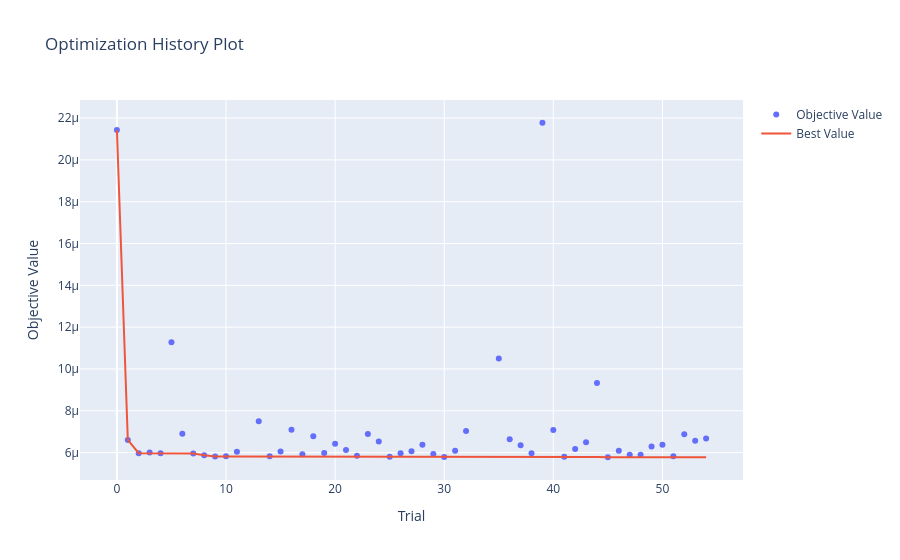
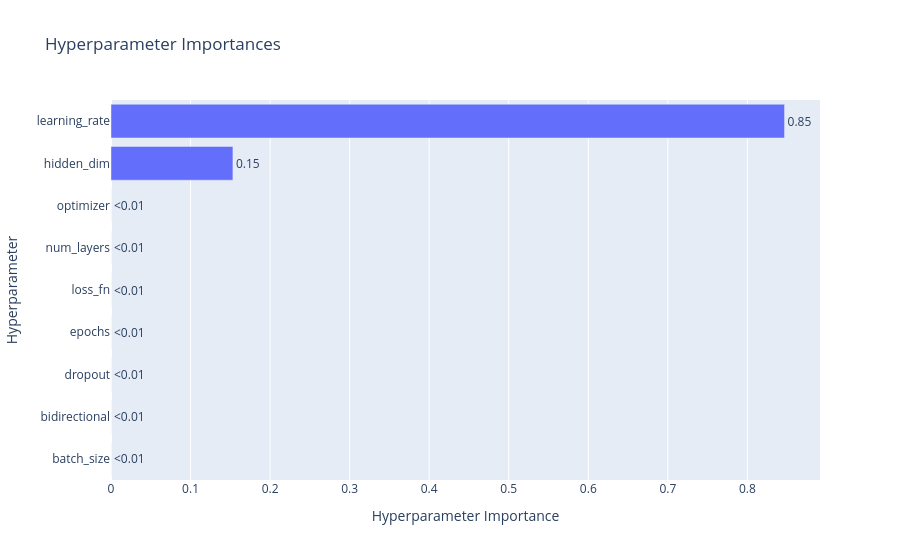
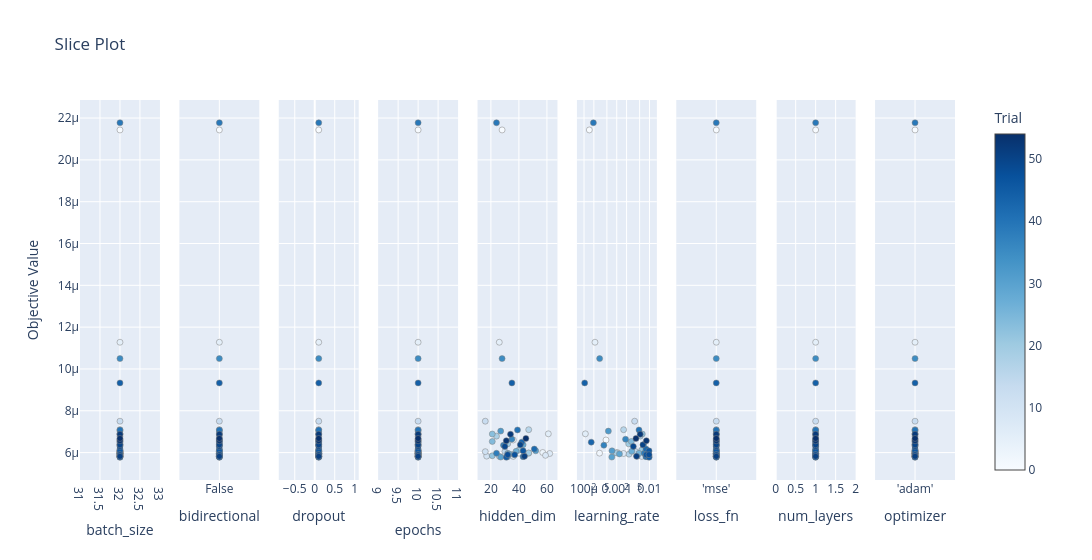

Notebook code for these charts, in order:
### Markdown cell above
### 6. Plot Optuna Optimization Visualizations

We load the Optuna study programmatically from SQLite and render native interactive plots using Optuna's native Plotly backend.

### Code cell
optuna_storage = settings.DATABASE_URL.replace("sqlite+pysqlite://", "sqlite://")
try:
    study = optuna.load_study(study_name=config["study_name"], storage=optuna_storage)
    print(f"Loaded study '{study.study_name}' containing {len(study.trials)} trials.")
    print(f"Best trial: {study.best_trial.number} | Best Value: {study.best_value}")

    # Render native Plotly plots
    fig1 = optuna.visualization.plot_optimization_history(study)
    fig1.show()

    if len(study.trials) > 1:
        fig2 = optuna.visualization.plot_param_importances(study)
        fig2.show()
        
        fig3 = optuna.visualization.plot_slice(study)
        fig3.show()
except Exception as e:
    print("Could not load or plot Optuna study visualizations:", e)

### Figure 1 — Plotly figure (JSON) as saved in the notebook; plotly's stock layout.template omitted (floating-point values rounded to 4 significant figures)
{"data": [{"mode": "markers", "name": "Objective Value", "type": "scatter", "x": [0, 1, 2, 3, 4, 5, 6, 7, 8, 9, 10, 11, 13, 14, 15, 16, 17, 18, 19, 20, 21, 22, 23, 24, 25, 26, 27, 28, 29, 30, 31, 32, 35, 36, 37, 38, 39, 40, 41, 42, 43, 44, 45, 46, 47, 48, 49, 50, 51, 52, 53, 54], "y": [2.143e-05, 6.603e-06, 5.973e-06, 6.004e-06, 5.969e-06, 1.128e-05, 6.897e-06, 5.956e-06, 5.869e-06, 5.817e-06, 5.83e-06, 6.043e-06, 7.501e-06, 5.823e-06, 6.049e-06, 7.094e-06, 5.924e-06, 6.786e-06, 5.984e-06, 6.417e-06, 6.12e-06, 5.85e-06, 6.887e-06, 6.531e-06, 5.803e-06, 5.962e-06, 6.06e-06, 6.376e-06, 5.937e-06, 5.785e-06, 6.084e-06, 7.026e-06, 1.049e-05, 6.638e-06, 6.353e-06, 5.967e-06, 2.178e-05, 7.082e-06, 5.805e-06, 6.169e-06, 6.498e-06, 9.331e-06, 5.777e-06, 6.083e-06, 5.892e-06, 5.9e-06, 6.296e-06, 6.37e-06, 5.822e-06, 6.877e-06, 6.565e-06, 6.676e-06]}, {"mode": "lines", "name": "Best Value", "type": "scatter", "x": [0, 1, 2, 3, 4, 5, 6, 7, 8, 9, 10, 11, 12, 13, 14, 15, 16, 17, 18, 19, 20, 21, 22, 23, 24, 25, 26, 27, 28, 29, 30, 31, 32, 33, 34, 35, 36, 37, 38, 39, 40, 41, 42, 43, 44, 45, 46, 47, 48, 49, 50, 51, 52, 53, 54], "y": [2.143e-05, 6.603e-06, 5.973e-06, 5.973e-06, 5.969e-06, 5.969e-06, 5.969e-06, 5.956e-06, 5.869e-06, 5.817e-06, 5.817e-06, 5.817e-06, 5.817e-06, 5.817e-06, 5.817e-06, 5.817e-06, 5.817e-06, 5.817e-06, 5.817e-06, 5.817e-06, 5.817e-06, 5.817e-06, 5.817e-06, 5.817e-06, 5.817e-06, 5.803e-06, 5.803e-06, 5.803e-06, 5.803e-06, 5.803e-06, 5.785e-06, 5.785e-06, 5.785e-06, 5.785e-06, 5.785e-06, 5.785e-06, 5.785e-06, 5.785e-06, 5.785e-06, 5.785e-06, 5.785e-06, 5.785e-06, 5.785e-06, 5.785e-06, 5.785e-06, 5.777e-06, 5.777e-06, 5.777e-06, 5.777e-06, 5.777e-06, 5.777e-06, 5.777e-06, 5.777e-06, 5.777e-06, 5.777e-06]}, {"marker": {"color": "#cccccc"}, "mode": "markers", "name": "Infeasible Trial", "showlegend": false, "type": "scatter", "x": [], "y": []}], "layout": {"title": {"text": "Optimization History Plot"}, "xaxis": {"title": {"text": "Trial"}}, "yaxis": {"title": {"text": "Objective Value"}}}}

### Figure 2 — Plotly figure (JSON) as saved in the notebook; plotly's stock layout.template omitted (floating-point values rounded to 4 significant figures)
{"data": [{"cliponaxis": false, "hovertemplate": ["batch_size (IntDistribution): 0.0<extra></extra>", "bidirectional (CategoricalDistribution): 0.0<extra></extra>", "dropout (FloatDistribution): 0.0<extra></extra>", "epochs (IntDistribution): 0.0<extra></extra>", "loss_fn (CategoricalDistribution): 0.0<extra></extra>", "num_layers (IntDistribution): 0.0<extra></extra>", "optimizer (CategoricalDistribution): 0.0<extra></extra>", "hidden_dim (IntDistribution): 0.1532657962365552<extra></extra>", "learning_rate (FloatDistribution): 0.8467342037634449<extra></extra>"], "name": "Objective Value", "orientation": "h", "text": ["<0.01", "<0.01", "<0.01", "<0.01", "<0.01", "<0.01", "<0.01", "0.15", "0.85"], "textposition": "outside", "type": "bar", "x": [0, 0, 0, 0, 0, 0, 0, 0.1533, 0.8467], "y": ["batch_size", "bidirectional", "dropout", "epochs", "loss_fn", "num_layers", "optimizer", "hidden_dim", "learning_rate"]}], "layout": {"title": {"text": "Hyperparameter Importances"}, "xaxis": {"title": {"text": "Hyperparameter Importance"}}, "yaxis": {"title": {"text": "Hyperparameter"}}}}

### Figure 3 — Plotly figure (JSON) as saved in the notebook; plotly's stock layout.template omitted (floating-point values rounded to 4 significant figures)
{"data": [{"marker": {"color": [0, 1, 2, 3, 4, 5, 6, 7, 8, 9, 10, 11, 13, 14, 15, 16, 17, 18, 19, 20, 21, 22, 23, 24, 25, 26, 27, 28, 29, 30, 31, 32, 35, 36, 37, 38, 39, 40, 41, 42, 43, 44, 45, 46, 47, 48, 49, 50, 51, 52, 53, 54], "colorbar": {"title": {"text": "Trial"}, "x": 1, "xpad": 40}, "colorscale": [[0, "rgb(247,251,255)"], [0.125, "rgb(222,235,247)"], [0.25, "rgb(198,219,239)"], [0.375, "rgb(158,202,225)"], [0.5, "rgb(107,174,214)"], [0.625, "rgb(66,146,198)"], [0.75, "rgb(33,113,181)"], [0.875, "rgb(8,81,156)"], [1, "rgb(8,48,107)"]], "line": {"color": "Grey", "width": 0.5}, "showscale": true}, "mode": "markers", "name": "Feasible Trial", "showlegend": false, "type": "scatter", "x": [32, 32, 32, 32, 32, 32, 32, 32, 32, 32, 32, 32, 32, 32, 32, 32, 32, 32, 32, 32, 32, 32, 32, 32, 32, 32, 32, 32, 32, 32, 32, 32, 32, 32, 32, 32, 32, 32, 32, 32, 32, 32, 32, 32, 32, 32, 32, 32, 32, 32, 32, 32], "xaxis": "x", "y": [2.143e-05, 6.603e-06, 5.973e-06, 6.004e-06, 5.969e-06, 1.128e-05, 6.897e-06, 5.956e-06, 5.869e-06, 5.817e-06, 5.83e-06, 6.043e-06, 7.501e-06, 5.823e-06, 6.049e-06, 7.094e-06, 5.924e-06, 6.786e-06, 5.984e-06, 6.417e-06, 6.12e-06, 5.85e-06, 6.887e-06, 6.531e-06, 5.803e-06, 5.962e-06, 6.06e-06, 6.376e-06, 5.937e-06, 5.785e-06, 6.084e-06, 7.026e-06, 1.049e-05, 6.638e-06, 6.353e-06, 5.967e-06, 2.178e-05, 7.082e-06, 5.805e-06, 6.169e-06, 6.498e-06, 9.331e-06, 5.777e-06, 6.083e-06, 5.892e-06, 5.9e-06, 6.296e-06, 6.37e-06, 5.822e-06, 6.877e-06, 6.565e-06, 6.676e-06], "yaxis": "y"}, {"marker": {"color": [0, 1, 2, 3, 4, 5, 6, 7, 8, 9, 10, 11, 13, 14, 15, 16, 17, 18, 19, 20, 21, 22, 23, 24, 25, 26, 27, 28, 29, 30, 31, 32, 35, 36, 37, 38, 39, 40, 41, 42, 43, 44, 45, 46, 47, 48, 49, 50, 51, 52, 53, 54], "colorbar": {"title": {"text": "Trial"}, "x": 1, "xpad": 40}, "colorscale": [[0, "rgb(247,251,255)"], [0.125, "rgb(222,235,247)"], [0.25, "rgb(198,219,239)"], [0.375, "rgb(158,202,225)"], [0.5, "rgb(107,174,214)"], [0.625, "rgb(66,146,198)"], [0.75, "rgb(33,113,181)"], [0.875, "rgb(8,81,156)"], [1, "rgb(8,48,107)"]], "line": {"color": "Grey", "width": 0.5}, "showscale": false}, "mode": "markers", "name": "Feasible Trial", "showlegend": false, "type": "scatter", "x": ["False", "False", "False", "False", "False", "False", "False", "False", "False", "False", "False", "False", "False", "False", "False", "False", "False", "False", "False", "False", "False", "False", "False", "False", "False", "False", "False", "False", "False", "False", "False", "False", "False", "False", "False", "False", "False", "False", "False", "False", "False", "False", "False", "False", "False", "False", "False", "False", "False", "False", "False", "False"], "xaxis": "x2", "y": [2.143e-05, 6.603e-06, 5.973e-06, 6.004e-06, 5.969e-06, 1.128e-05, 6.897e-06, 5.956e-06, 5.869e-06, 5.817e-06, 5.83e-06, 6.043e-06, 7.501e-06, 5.823e-06, 6.049e-06, 7.094e-06, 5.924e-06, 6.786e-06, 5.984e-06, 6.417e-06, 6.12e-06, 5.85e-06, 6.887e-06, 6.531e-06, 5.803e-06, 5.962e-06, 6.06e-06, 6.376e-06, 5.937e-06, 5.785e-06, 6.084e-06, 7.026e-06, 1.049e-05, 6.638e-06, 6.353e-06, 5.967e-06, 2.178e-05, 7.082e-06, 5.805e-06, 6.169e-06, 6.498e-06, 9.331e-06, 5.777e-06, 6.083e-06, 5.892e-06, 5.9e-06, 6.296e-06, 6.37e-06, 5.822e-06, 6.877e-06, 6.565e-06, 6.676e-06], "yaxis": "y2"}, {"marker": {"color": [0, 1, 2, 3, 4, 5, 6, 7, 8, 9, 10, 11, 13, 14, 15, 16, 17, 18, 19, 20, 21, 22, 23, 24, 25, 26, 27, 28, 29, 30, 31, 32, 35, 36, 37, 38, 39, 40, 41, 42, 43, 44, 45, 46, 47, 48, 49, 50, 51, 52, 53, 54], "colorbar": {"title": {"text": "Trial"}, "x": 1, "xpad": 40}, "colorscale": [[0, "rgb(247,251,255)"], [0.125, "rgb(222,235,247)"], [0.25, "rgb(198,219,239)"], [0.375, "rgb(158,202,225)"], [0.5, "rgb(107,174,214)"], [0.625, "rgb(66,146,198)"], [0.75, "rgb(33,113,181)"], [0.875, "rgb(8,81,156)"], [1, "rgb(8,48,107)"]], "line": {"color": "Grey", "width": 0.5}, "showscale": false}, "mode": "markers", "name": "Feasible Trial", "showlegend": false, "type": "scatter", "x": [0.1, 0.1, 0.1, 0.1, 0.1, 0.1, 0.1, 0.1, 0.1, 0.1, 0.1, 0.1, 0.1, 0.1, 0.1, 0.1, 0.1, 0.1, 0.1, 0.1, 0.1, 0.1, 0.1, 0.1, 0.1, 0.1, 0.1, 0.1, 0.1, 0.1, 0.1, 0.1, 0.1, 0.1, 0.1, 0.1, 0.1, 0.1, 0.1, 0.1, 0.1, 0.1, 0.1, 0.1, 0.1, 0.1, 0.1, 0.1, 0.1, 0.1, 0.1, 0.1], "xaxis": "x3", "y": [2.143e-05, 6.603e-06, 5.973e-06, 6.004e-06, 5.969e-06, 1.128e-05, 6.897e-06, 5.956e-06, 5.869e-06, 5.817e-06, 5.83e-06, 6.043e-06, 7.501e-06, 5.823e-06, 6.049e-06, 7.094e-06, 5.924e-06, 6.786e-06, 5.984e-06, 6.417e-06, 6.12e-06, 5.85e-06, 6.887e-06, 6.531e-06, 5.803e-06, 5.962e-06, 6.06e-06, 6.376e-06, 5.937e-06, 5.785e-06, 6.084e-06, 7.026e-06, 1.049e-05, 6.638e-06, 6.353e-06, 5.967e-06, 2.178e-05, 7.082e-06, 5.805e-06, 6.169e-06, 6.498e-06, 9.331e-06, 5.777e-06, 6.083e-06, 5.892e-06, 5.9e-06, 6.296e-06, 6.37e-06, 5.822e-06, 6.877e-06, 6.565e-06, 6.676e-06], "yaxis": "y3"}, {"marker": {"color": [0, 1, 2, 3, 4, 5, 6, 7, 8, 9, 10, 11, 13, 14, 15, 16, 17, 18, 19, 20, 21, 22, 23, 24, 25, 26, 27, 28, 29, 30, 31, 32, 35, 36, 37, 38, 39, 40, 41, 42, 43, 44, 45, 46, 47, 48, 49, 50, 51, 52, 53, 54], "colorbar": {"title": {"text": "Trial"}, "x": 1, "xpad": 40}, "colorscale": [[0, "rgb(247,251,255)"], [0.125, "rgb(222,235,247)"], [0.25, "rgb(198,219,239)"], [0.375, "rgb(158,202,225)"], [0.5, "rgb(107,174,214)"], [0.625, "rgb(66,146,198)"], [0.75, "rgb(33,113,181)"], [0.875, "rgb(8,81,156)"], [1, "rgb(8,48,107)"]], "line": {"color": "Grey", "width": 0.5}, "showscale": false}, "mode": "markers", "name": "Feasible Trial", "showlegend": false, "type": "scatter", "x": [10, 10, 10, 10, 10, 10, 10, 10, 10, 10, 10, 10, 10, 10, 10, 10, 10, 10, 10, 10, 10, 10, 10, 10, 10, 10, 10, 10, 10, 10, 10, 10, 10, 10, 10, 10, 10, 10, 10, 10, 10, 10, 10, 10, 10, 10, 10, 10, 10, 10, 10, 10], "xaxis": "x4", "y": [2.143e-05, 6.603e-06, 5.973e-06, 6.004e-06, 5.969e-06, 1.128e-05, 6.897e-06, 5.956e-06, 5.869e-06, 5.817e-06, 5.83e-06, 6.043e-06, 7.501e-06, 5.823e-06, 6.049e-06, 7.094e-06, 5.924e-06, 6.786e-06, 5.984e-06, 6.417e-06, 6.12e-06, 5.85e-06, 6.887e-06, 6.531e-06, 5.803e-06, 5.962e-06, 6.06e-06, 6.376e-06, 5.937e-06, 5.785e-06, 6.084e-06, 7.026e-06, 1.049e-05, 6.638e-06, 6.353e-06, 5.967e-06, 2.178e-05, 7.082e-06, 5.805e-06, 6.169e-06, 6.498e-06, 9.331e-06, 5.777e-06, 6.083e-06, 5.892e-06, 5.9e-06, 6.296e-06, 6.37e-06, 5.822e-06, 6.877e-06, 6.565e-06, 6.676e-06], "yaxis": "y4"}, {"marker": {"color": [0, 1, 2, 3, 4, 5, 6, 7, 8, 9, 10, 11, 13, 14, 15, 16, 17, 18, 19, 20, 21, 22, 23, 24, 25, 26, 27, 28, 29, 30, 31, 32, 35, 36, 37, 38, 39, 40, 41, 42, 43, 44, 45, 46, 47, 48, 49, 50, 51, 52, 53, 54], "colorbar": {"title": {"text": "Trial"}, "x": 1, "xpad": 40}, "colorscale": [[0, "rgb(247,251,255)"], [0.125, "rgb(222,235,247)"], [0.25, "rgb(198,219,239)"], [0.375, "rgb(158,202,225)"], [0.5, "rgb(107,174,214)"], [0.625, "rgb(66,146,198)"], [0.75, "rgb(33,113,181)"], [0.875, "rgb(8,81,156)"], [1, "rgb(8,48,107)"]], "line": {"color": "Grey", "width": 0.5}, "showscale": false}, "mode": "markers", "name": "Feasible Trial", "showlegend": false, "type": "scatter", "x": [28, 36, 40, 57, 47, 26, 61, 62, 59, 36, 17, 16, 16, 26, 30, 47, 36, 24, 47, 32, 40, 21, 21, 21, 32, 32, 38, 43, 33, 27, 52, 27, 28, 35, 29, 24, 24, 39, 43, 51, 42, 35, 31, 43, 37, 32, 30, 41, 44, 34, 31, 45], "xaxis": "x5", "y": [2.143e-05, 6.603e-06, 5.973e-06, 6.004e-06, 5.969e-06, 1.128e-05, 6.897e-06, 5.956e-06, 5.869e-06, 5.817e-06, 5.83e-06, 6.043e-06, 7.501e-06, 5.823e-06, 6.049e-06, 7.094e-06, 5.924e-06, 6.786e-06, 5.984e-06, 6.417e-06, 6.12e-06, 5.85e-06, 6.887e-06, 6.531e-06, 5.803e-06, 5.962e-06, 6.06e-06, 6.376e-06, 5.937e-06, 5.785e-06, 6.084e-06, 7.026e-06, 1.049e-05, 6.638e-06, 6.353e-06, 5.967e-06, 2.178e-05, 7.082e-06, 5.805e-06, 6.169e-06, 6.498e-06, 9.331e-06, 5.777e-06, 6.083e-06, 5.892e-06, 5.9e-06, 6.296e-06, 6.37e-06, 5.822e-06, 6.877e-06, 6.565e-06, 6.676e-06], "yaxis": "y5"}, {"marker": {"color": [0, 1, 2, 3, 4, 5, 6, 7, 8, 9, 10, 11, 13, 14, 15, 16, 17, 18, 19, 20, 21, 22, 23, 24, 25, 26, 27, 28, 29, 30, 31, 32, 35, 36, 37, 38, 39, 40, 41, 42, 43, 44, 45, 46, 47, 48, 49, 50, 51, 52, 53, 54], "colorbar": {"title": {"text": "Trial"}, "x": 1, "xpad": 40}, "colorscale": [[0, "rgb(247,251,255)"], [0.125, "rgb(222,235,247)"], [0.25, "rgb(198,219,239)"], [0.375, "rgb(158,202,225)"], [0.5, "rgb(107,174,214)"], [0.625, "rgb(66,146,198)"], [0.75, "rgb(33,113,181)"], [0.875, "rgb(8,81,156)"], [1, "rgb(8,48,107)"]], "line": {"color": "Grey", "width": 0.5}, "showscale": false}, "mode": "markers", "name": "Feasible Trial", "showlegend": false, "type": "scatter", "x": [0.0001453, 0.0004696, 0.0002978, 0.001043, 0.007234, 0.0002159, 0.0001099, 0.001623, 0.004144, 0.005805, 0.009751, 0.009431, 0.003528, 0.00424, 0.003755, 0.001623, 0.002377, 0.005228, 0.0009738, 0.002319, 0.00579, 0.008286, 0.006035, 0.002791, 0.008577, 0.004776, 0.002875, 0.006623, 0.001211, 0.0007067, 0.0007164, 0.0005543, 0.0003001, 0.00186, 0.0004042, 0.006929, 0.0001932, 0.004787, 0.007769, 0.007832, 0.0001662, 0.0001046, 0.009754, 0.009685, 0.007968, 0.009714, 0.003218, 0.0063, 0.004034, 0.005207, 0.00804, 0.003872], "xaxis": "x6", "y": [2.143e-05, 6.603e-06, 5.973e-06, 6.004e-06, 5.969e-06, 1.128e-05, 6.897e-06, 5.956e-06, 5.869e-06, 5.817e-06, 5.83e-06, 6.043e-06, 7.501e-06, 5.823e-06, 6.049e-06, 7.094e-06, 5.924e-06, 6.786e-06, 5.984e-06, 6.417e-06, 6.12e-06, 5.85e-06, 6.887e-06, 6.531e-06, 5.803e-06, 5.962e-06, 6.06e-06, 6.376e-06, 5.937e-06, 5.785e-06, 6.084e-06, 7.026e-06, 1.049e-05, 6.638e-06, 6.353e-06, 5.967e-06, 2.178e-05, 7.082e-06, 5.805e-06, 6.169e-06, 6.498e-06, 9.331e-06, 5.777e-06, 6.083e-06, 5.892e-06, 5.9e-06, 6.296e-06, 6.37e-06, 5.822e-06, 6.877e-06, 6.565e-06, 6.676e-06], "yaxis": "y6"}, {"marker": {"color": [0, 1, 2, 3, 4, 5, 6, 7, 8, 9, 10, 11, 13, 14, 15, 16, 17, 18, 19, 20, 21, 22, 23, 24, 25, 26, 27, 28, 29, 30, 31, 32, 35, 36, 37, 38, 39, 40, 41, 42, 43, 44, 45, 46, 47, 48, 49, 50, 51, 52, 53, 54], "colorbar": {"title": {"text": "Trial"}, "x": 1, "xpad": 40}, "colorscale": [[0, "rgb(247,251,255)"], [0.125, "rgb(222,235,247)"], [0.25, "rgb(198,219,239)"], [0.375, "rgb(158,202,225)"], [0.5, "rgb(107,174,214)"], [0.625, "rgb(66,146,198)"], [0.75, "rgb(33,113,181)"], [0.875, "rgb(8,81,156)"], [1, "rgb(8,48,107)"]], "line": {"color": "Grey", "width": 0.5}, "showscale": false}, "mode": "markers", "name": "Feasible Trial", "showlegend": false, "type": "scatter", "x": ["'mse'", "'mse'", "'mse'", "'mse'", "'mse'", "'mse'", "'mse'", "'mse'", "'mse'", "'mse'", "'mse'", "'mse'", "'mse'", "'mse'", "'mse'", "'mse'", "'mse'", "'mse'", "'mse'", "'mse'", "'mse'", "'mse'", "'mse'", "'mse'", "'mse'", "'mse'", "'mse'", "'mse'", "'mse'", "'mse'", "'mse'", "'mse'", "'mse'", "'mse'", "'mse'", "'mse'", "'mse'", "'mse'", "'mse'", "'mse'", "'mse'", "'mse'", "'mse'", "'mse'", "'mse'", "'mse'", "'mse'", "'mse'", "'mse'", "'mse'", "'mse'", "'mse'"], "xaxis": "x7", "y": [2.143e-05, 6.603e-06, 5.973e-06, 6.004e-06, 5.969e-06, 1.128e-05, 6.897e-06, 5.956e-06, 5.869e-06, 5.817e-06, 5.83e-06, 6.043e-06, 7.501e-06, 5.823e-06, 6.049e-06, 7.094e-06, 5.924e-06, 6.786e-06, 5.984e-06, 6.417e-06, 6.12e-06, 5.85e-06, 6.887e-06, 6.531e-06, 5.803e-06, 5.962e-06, 6.06e-06, 6.376e-06, 5.937e-06, 5.785e-06, 6.084e-06, 7.026e-06, 1.049e-05, 6.638e-06, 6.353e-06, 5.967e-06, 2.178e-05, 7.082e-06, 5.805e-06, 6.169e-06, 6.498e-06, 9.331e-06, 5.777e-06, 6.083e-06, 5.892e-06, 5.9e-06, 6.296e-06, 6.37e-06, 5.822e-06, 6.877e-06, 6.565e-06, 6.676e-06], "yaxis": "y7"}, {"marker": {"color": [0, 1, 2, 3, 4, 5, 6, 7, 8, 9, 10, 11, 13, 14, 15, 16, 17, 18, 19, 20, 21, 22, 23, 24, 25, 26, 27, 28, 29, 30, 31, 32, 35, 36, 37, 38, 39, 40, 41, 42, 43, 44, 45, 46, 47, 48, 49, 50, 51, 52, 53, 54], "colorbar": {"title": {"text": "Trial"}, "x": 1, "xpad": 40}, "colorscale": [[0, "rgb(247,251,255)"], [0.125, "rgb(222,235,247)"], [0.25, "rgb(198,219,239)"], [0.375, "rgb(158,202,225)"], [0.5, "rgb(107,174,214)"], [0.625, "rgb(66,146,198)"], [0.75, "rgb(33,113,181)"], [0.875, "rgb(8,81,156)"], [1, "rgb(8,48,107)"]], "line": {"color": "Grey", "width": 0.5}, "showscale": false}, "mode": "markers", "name": "Feasible Trial", "showlegend": false, "type": "scatter", "x": [1, 1, 1, 1, 1, 1, 1, 1, 1, 1, 1, 1, 1, 1, 1, 1, 1, 1, 1, 1, 1, 1, 1, 1, 1, 1, 1, 1, 1, 1, 1, 1, 1, 1, 1, 1, 1, 1, 1, 1, 1, 1, 1, 1, 1, 1, 1, 1, 1, 1, 1, 1], "xaxis": "x8", "y": [2.143e-05, 6.603e-06, 5.973e-06, 6.004e-06, 5.969e-06, 1.128e-05, 6.897e-06, 5.956e-06, 5.869e-06, 5.817e-06, 5.83e-06, 6.043e-06, 7.501e-06, 5.823e-06, 6.049e-06, 7.094e-06, 5.924e-06, 6.786e-06, 5.984e-06, 6.417e-06, 6.12e-06, 5.85e-06, 6.887e-06, 6.531e-06, 5.803e-06, 5.962e-06, 6.06e-06, 6.376e-06, 5.937e-06, 5.785e-06, 6.084e-06, 7.026e-06, 1.049e-05, 6.638e-06, 6.353e-06, 5.967e-06, 2.178e-05, 7.082e-06, 5.805e-06, 6.169e-06, 6.498e-06, 9.331e-06, 5.777e-06, 6.083e-06, 5.892e-06, 5.9e-06, 6.296e-06, 6.37e-06, 5.822e-06, 6.877e-06, 6.565e-06, 6.676e-06], "yaxis": "y8"}, {"marker": {"color": [0, 1, 2, 3, 4, 5, 6, 7, 8, 9, 10, 11, 13, 14, 15, 16, 17, 18, 19, 20, 21, 22, 23, 24, 25, 26, 27, 28, 29, 30, 31, 32, 35, 36, 37, 38, 39, 40, 41, 42, 43, 44, 45, 46, 47, 48, 49, 50, 51, 52, 53, 54], "colorbar": {"title": {"text": "Trial"}, "x": 1, "xpad": 40}, "colorscale": [[0, "rgb(247,251,255)"], [0.125, "rgb(222,235,247)"], [0.25, "rgb(198,219,239)"], [0.375, "rgb(158,202,225)"], [0.5, "rgb(107,174,214)"], [0.625, "rgb(66,146,198)"], [0.75, "rgb(33,113,181)"], [0.875, "rgb(8,81,156)"], [1, "rgb(8,48,107)"]], "line": {"color": "Grey", "width": 0.5}, "showscale": false}, "mode": "markers", "name": "Feasible Trial", "showlegend": false, "type": "scatter", "x": ["'adam'", "'adam'", "'adam'", "'adam'", "'adam'", "'adam'", "'adam'", "'adam'", "'adam'", "'adam'", "'adam'", "'adam'", "'adam'", "'adam'", "'adam'", "'adam'", "'adam'", "'adam'", "'adam'", "'adam'", "'adam'", "'adam'", "'adam'", "'adam'", "'adam'", "'adam'", "'adam'", "'adam'", "'adam'", "'adam'", "'adam'", "'adam'", "'adam'", "'adam'", "'adam'", "'adam'", "'adam'", "'adam'", "'adam'", "'adam'", "'adam'", "'adam'", "'adam'", "'adam'", "'adam'", "'adam'", "'adam'", "'adam'", "'adam'", "'adam'", "'adam'", "'adam'"], "xaxis": "x9", "y": [2.143e-05, 6.603e-06, 5.973e-06, 6.004e-06, 5.969e-06, 1.128e-05, 6.897e-06, 5.956e-06, 5.869e-06, 5.817e-06, 5.83e-06, 6.043e-06, 7.501e-06, 5.823e-06, 6.049e-06, 7.094e-06, 5.924e-06, 6.786e-06, 5.984e-06, 6.417e-06, 6.12e-06, 5.85e-06, 6.887e-06, 6.531e-06, 5.803e-06, 5.962e-06, 6.06e-06, 6.376e-06, 5.937e-06, 5.785e-06, 6.084e-06, 7.026e-06, 1.049e-05, 6.638e-06, 6.353e-06, 5.967e-06, 2.178e-05, 7.082e-06, 5.805e-06, 6.169e-06, 6.498e-06, 9.331e-06, 5.777e-06, 6.083e-06, 5.892e-06, 5.9e-06, 6.296e-06, 6.37e-06, 5.822e-06, 6.877e-06, 6.565e-06, 6.676e-06], "yaxis": "y9"}], "layout": {"title": {"text": "Slice Plot"}, "width": 2700, "xaxis": {"anchor": "y", "domain": [0, 0.09136], "title": {"text": "batch_size"}}, "xaxis2": {"anchor": "y2", "categoryarray": ["False"], "categoryorder": "array", "domain": [0.1136, 0.2049], "title": {"text": "bidirectional"}, "type": "category"}, "xaxis3": {"anchor": "y3", "domain": [0.2272, 0.3185], "title": {"text": "dropout"}}, "xaxis4": {"anchor": "y4", "domain": [0.3407, 0.4321], "title": {"text": "epochs"}}, "xaxis5": {"anchor": "y5", "domain": [0.4543, 0.5457], "title": {"text": "hidden_dim"}}, "xaxis6": {"anchor": "y6", "domain": [0.5679, 0.6593], "title": {"text": "learning_rate"}, "type": "log"}, "xaxis7": {"anchor": "y7", "categoryarray": ["'mse'"], "categoryorder": "array", "domain": [0.6815, 0.7728], "title": {"text": "loss_fn"}, "type": "category"}, "xaxis8": {"anchor": "y8", "domain": [0.7951, 0.8864], "title": {"text": "num_layers"}}, "xaxis9": {"anchor": "y9", "categoryarray": ["'adam'"], "categoryorder": "array", "domain": [0.9086, 1], "title": {"text": "optimizer"}, "type": "category"}, "yaxis": {"anchor": "x", "domain": [0, 1], "title": {"text": "Objective Value"}}, "yaxis2": {"anchor": "x2", "domain": [0, 1], "matches": "y", "showticklabels": false}, "yaxis3": {"anchor": "x3", "domain": [0, 1], "matches": "y", "showticklabels": false}, "yaxis4": {"anchor": "x4", "domain": [0, 1], "matches": "y", "showticklabels": false}, "yaxis5": {"anchor": "x5", "domain": [0, 1], "matches": "y", "showticklabels": false}, "yaxis6": {"anchor": "x6", "domain": [0, 1], "matches": "y", "showticklabels": false}, "yaxis7": {"anchor": "x7", "domain": [0, 1], "matches": "y", "showticklabels": false}, "yaxis8": {"anchor": "x8", "domain": [0, 1], "matches": "y", "showticklabels": false}, "yaxis9": {"anchor": "x9", "domain": [0, 1], "matches": "y", "showticklabels": false}}}
